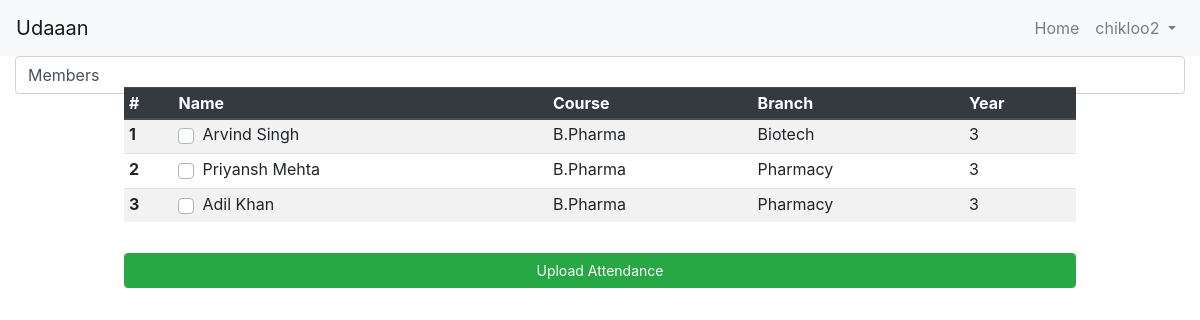
The page /attendancecreate (signed in) on the database its author committed.
### members/models.py (models this page shows, shortened)
class GLAMember(models.Model):
  gender_choices = (
    ('Male','Male'),
    ('Female','Female'),
    ('Other','Other')
  )
  user = models.OneToOneField(User, on_delete=models.CASCADE,null=True)
  username  = models.CharField(max_length=50,null=True)
  name      = models.CharField(max_length=50,null=True)
  gender    = models.CharField(max_length=8,choices=gender_choices,null=True)
  dob       = models.DateField(null=True,auto_now=False, auto_now_add=False)
  email     = models.EmailField(max_length=50,null=True)
  phone_regex = RegexValidator(regex=r'^\+?1?\d{9,10}$',
            message="Phone number must be entered in the format: +91xxxxxxxxxx")
  phone = models.CharField(validators=[phone_regex], max_length=10, blank=True) # validators should be a list
  state = models.ForeignKey(State,null=True, on_delete=models.CASCADE)
  city = models.ForeignKey(City,null=True, on_delete=models.CASCADE)
  course = models.ForeignKey(Course,null=True, on_delete=models.CASCADE)
  branch  = models.ForeignKey(Branch,null=True, on_delete=models.CASCADE)
  year = models.IntegerField(null=True,choices=((1,1),(2,2),(3,3),(4,4)))
  rollno = models.IntegerField(null=True)
  joined_in = models.DateField(blank=True,null=True,auto_now=False, auto_now_add=False)
  working_days = models.IntegerField(default=0,null=True,blank=True)
  preferred_days = models.ManyToManyField(Day)
  photo = models.ImageField(upload_to=store_file_name,null=True)
  def __str__(self):
    return self.username
  class Meta:
    verbose_name = 'GLA Member'
    verbose_name_plural = 'GLA Members'

class Course(models.Model):
  course_choices = (
    ('B.Tech','B.Tech'),
    ('M.Tech','M.Tech'),
    ('bphrama','B.Pharma'),
    ('mpharma','M.Pharma'),
    ('biotech','Biotech'),
    ('bba','BBA'),
    ('mba','MBA'),
    ('bca','BCA'),
    ('mca','MCA'),
    ('polytechnic','Polytechnic')
  )
  duration_choices = (
    (1,'1 year'),
    (2,'2 years'),
    (3,'3 years'),
    (4,'4 years')
  )
  course =  models.CharField(
                max_length=50,
                choices=course_choices,
                default='btech',
                blank=False,
                unique=True)
  duration = models.IntegerField(null=True,choices=duration_choices)
  class Meta:
    verbose_name = 'Course'
    verbose_name_plural = 'Courses'
  def __str__(self):
      return self.course

class Branch(models.Model):
  branch = models.CharField(
           max_length=50,
           blank=False,
           unique=False)
  course = models.ForeignKey(Course, on_delete=models.CASCADE)
  def __str__(self):
      return self.branch
  class Meta:
    verbose_name = 'Branch'
    verbose_name_plural = 'Branches'

### attendance/views.py (the view)
# urls.py: path('attendancecreate',AttendanceCreate.as_view(),name='attendancecreate'),
class AttendanceCreate(LoginRequiredMixin,PermissionRequiredMixin,CreateView):
  login_url = reverse_lazy('login')
  permission_required = ('attendance.add_attendance')
  model = Attendance
  form_class = AttendanceForm
  template_name = 'attendancecreate.htm'
  success_url = reverse_lazy('home')
  def get(self,request,*args,**kwargs):
    return super().get(request,*args,**kwargs)
  def get_form(self,*args,**kwargs):
    form = super().get_form(*args,**kwargs)
    qs = Day.objects.filter(day=DAYS[dt.now().weekday()]).first().glamember_set.all().order_by('year')
    form.fields['members'].queryset = qs
    return form

### attendance/templates/attendancecreate.htm (shortened to what this page needs)
{% extends 'base.htm' %}
{% block content %}
<form method="POST" class="form-control">{% csrf_token %}
   {{ form.members.label }}
   <div class="form-row">
      <div class="col-md-10 offset-md-1 col-sm-12">
         <div class="table-responsive-sm">
            <table class="table table-sm table-striped table-hover">
               <thead class="thead-dark">
               <tr>
                  <th scope="col">#</th>
                  <th scope="col">Name</th>
                  <th scope="col">Course</th>
                  <th scope="col">Branch</th>
                  <th scope="col">Year</th>
               </tr>
               </thead>
               <tbody>
                  {% for member in form.fields.members.choices.queryset %}
                  <tr>
                     <th scope="row">{{ forloop.counter }}</th>
                     <td>
                        <div class="custom-control custom-checkbox">
                           <label for='{{ member.id }}' class="custom-control-label">{{ member.name }} </label>
                        </div>
                     </td>
                     <td> {{ member.course }} </td>
                     <td> {{ member.branch }} </td>
                     <td> {{ member.year }} </td>
                  </tr>
               {% endfor %}
               </tbody>
            </table>
         </div>
      </div>
   </div>
   <div class="form-row">
      <div class="col-md-10 offset-md-1 col-sm-12">
         <button type="submit" class="btn btn-sm btn-success form-control">Upload Attendance</button>
      </div>
   </div>
</form>
{% endblock content %}

### templates/snippets/navbar.htm (shortened to what this page needs)
<nav class="navbar navbar-expand-lg navbar-light bg-light">
  <a class="navbar-brand" href="{% url 'home' %}">Udaaan</a>
  <div class="collapse navbar-collapse" id="navbarSupportedContent">
    <ul class="navbar-nav ml-auto">
      <li class="nav-item">
        <a class="nav-link" href="{% url 'home' %}">Home</a>
      </li>
      {% if request.user.is_authenticated %}
        <li class="nav-item dropdown mr-auto">
          <a class="nav-link dropdown-toggle" href="#" id="navbarDropdown" role="button" data-toggle="dropdown" aria-haspopup="true" aria-expanded="false">
            {{ request.user }}
          </a>
        </li>
      {% endif %}
    </ul>
  </div>
</nav>

### static/css/style.css (style rules this page uses)
.form-row { margin-bottom: 15px; }

### rows shown on the page
GLAMember: name "Arvind Singh", course "B.Pharma", branch "Biotech", year "3"
GLAMember: name "Priyansh Mehta", course "B.Pharma", branch "Pharmacy", year "3"
GLAMember: name "Adil Khan", course "B.Pharma", branch "Pharmacy", year "3"

### other values the page prints
{{ request.user }} "chikloo2"
